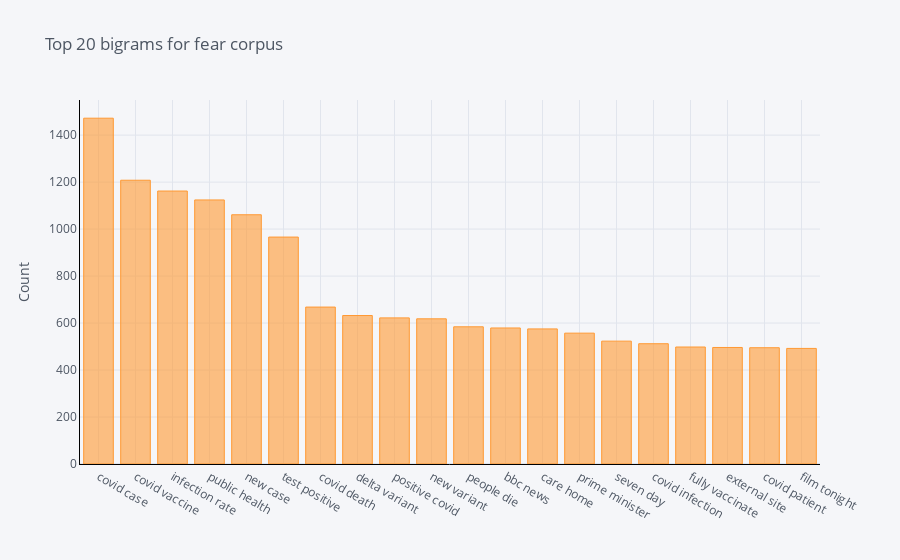

Here is the notebook cell this chart was saved with:
### Markdown cell above
## Top Bigrams for fear corpus

### Code cell
common_words = get_top_n_bigram(emo_data[emo_data.overall_emo=='avgLexVal_fear'].text, 20)
print("most frequent words for fear corpus")
total=0
for word, freq in common_words:

    print(word, freq)
    
    total=total+freq
for word, freq in common_words:
    perc=(freq/len(fear_text))*100
    print(word,str(perc)+"%")
df4 = pd.DataFrame(common_words, columns = ['ReviewText' , 'count'])
df4.groupby('ReviewText').sum()['count'].sort_values(ascending=False).iplot(
    kind='bar', yTitle='Count', linecolor='black', title='Top 20 bigrams for fear corpus')

### Figure 1 — Plotly figure (JSON) as saved in the notebook; plotly's stock layout.template omitted (floating-point values rounded to 4 significant figures)
{"data": [{"marker": {"color": "rgba(255, 153, 51, 0.6)", "line": {"color": "rgba(255, 153, 51, 1.0)", "width": 1}}, "name": "count", "orientation": "v", "text": "", "type": "bar", "x": ["covid case", "covid vaccine", "infection rate", "public health", "new case", "test positive", "covid death", "delta variant", "positive covid", "new variant", "people die", "bbc news", "care home", "prime minister", "seven day", "covid infection", "fully vaccinate", "external site", "covid patient", "film tonight"], "y": [1472, 1208, 1162, 1124, 1061, 966, 668, 632, 622, 618, 584, 579, 575, 557, 523, 512, 498, 496, 495, 492]}], "layout": {"legend": {"bgcolor": "#F5F6F9", "font": {"color": "#4D5663"}}, "paper_bgcolor": "#F5F6F9", "plot_bgcolor": "#F5F6F9", "title": {"font": {"color": "#4D5663"}, "text": "Top 20 bigrams for fear corpus"}, "xaxis": {"gridcolor": "#E1E5ED", "linecolor": "black", "showgrid": true, "tickfont": {"color": "#4D5663"}, "title": {"font": {"color": "#4D5663"}, "text": ""}, "zerolinecolor": "#E1E5ED"}, "yaxis": {"gridcolor": "#E1E5ED", "linecolor": "black", "showgrid": true, "tickfont": {"color": "#4D5663"}, "title": {"font": {"color": "#4D5663"}, "text": "Count"}, "zerolinecolor": "#E1E5ED"}}}
